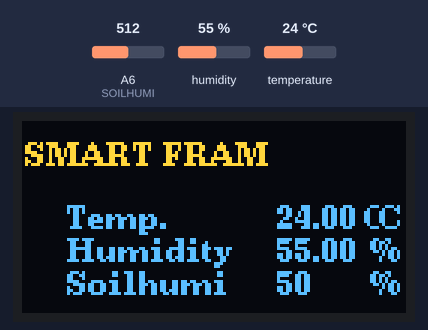
A sketch run on a simulated Arduino Nano, built with avr-gcc and run on an emulated ATmega328P. On the bench: 128×64 one-colour display. The test bench sets the inputs (shaded band); at power-on: humidity 55 %, A6 (SOILHUMI) = 512, temperature 24 °C. The OLED is the two-colour kind (top 16 rows yellow).

Above: at 6.9 s.
7.0 s: humidity set to 22 %
At 10.3 s:
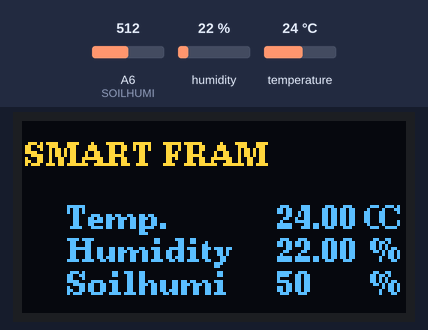
11.6 s: A6 (SOILHUMI) set to 716
At 13.4 s:
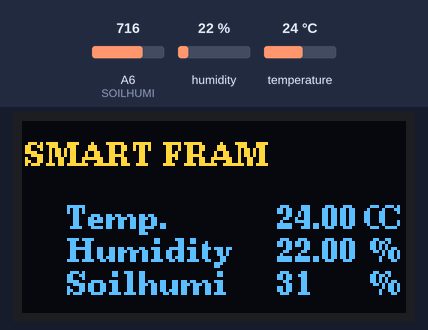
16.2 s: temperature set to 12 °C
At 19.7 s:
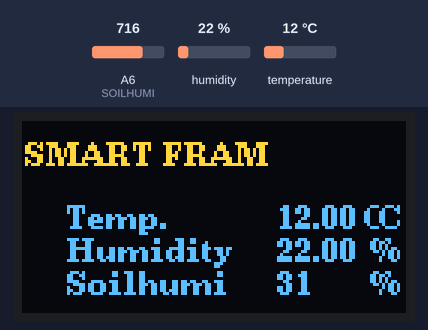
20.8 s: A6 (SOILHUMI) set to 900
At 22.8 s:
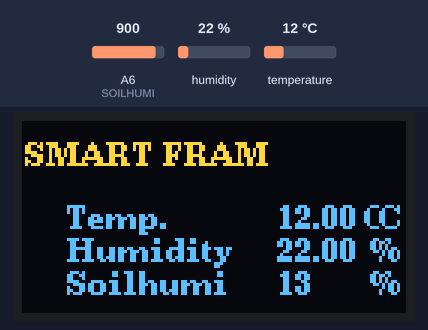
25.4 s: humidity set to 40 %
At 29.0 s:
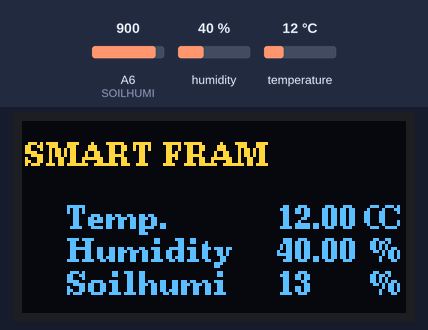
30.0 s: A6 (SOILHUMI) set to 1023
At 32.1 s:
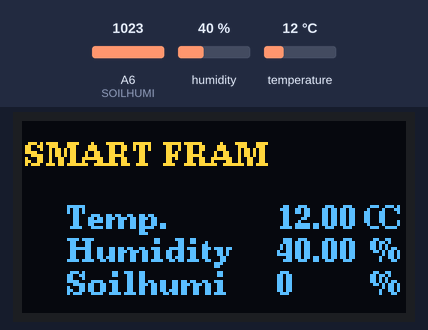
Timing chart, 0 to 33.6 s (numbered marks = the images above; inputs shaded):
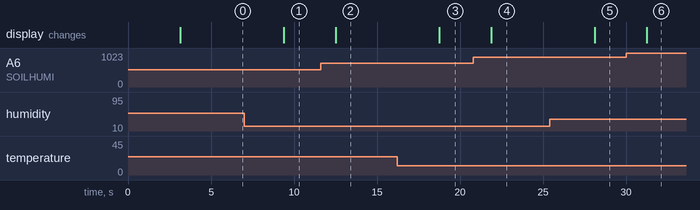

Measured:
- after the input at 7.0 s, the display: changes after 2.4 s (image 1)
- after the input at 11.6 s, the display: changes after 0.91 s (image 2)
- after the input at 16.2 s, the display: changes after 2.6 s (image 3)
- after the input at 20.8 s, the display: changes after 1.1 s (image 4)
- after the input at 25.4 s, the display: changes after 2.7 s (image 5)
- after the input at 30.0 s, the display: changes after 1.2 s (image 6)

The sketch:

Exercise1.ino
```cpp
#include <U8g2lib.h>
#include "DHT.h"
U8G2_SH1106_128X64_NONAME_F_HW_I2C u8g2(U8G2_R0, /* reset=*/ U8X8_PIN_NONE);

#define DHTPIN A1
#define DHTTYPE DHT22
#define SOILHUMI A6

DHT dht(DHTPIN, DHTTYPE);

uint32_t DataCaptureDelay = 3000; //ms (3초마다 데이터 측정)
uint32_t StartTime = 0; //Start Time

float Temp;
float Humi;
int Soilhumi = 0;

void setup() {
  dht.begin();
  u8g2.begin();
  Serial.begin(9600);
  pinMode(SOILHUMI, INPUT);
  StartTime = millis();
}

void loop() {
  if ((millis() - StartTime) > DataCaptureDelay) { //3초 간격으로 실행
    Humi = dht.readHumidity();
    Temp = dht.readTemperature();
    Soilhumi = map(analogRead(SOILHUMI), 0, 1023, 100, 0);

     //Check if any reads failed and exit early (to try again)
    if (isnan(Humi) || isnan(Temp)) {
      Serial.println(F("Failed to read from DHT sensor!"));
      return;
    }
    OLEDdraw(); //OLED에 데이터 출력
    StartTime = millis();
  }
}

void OLEDdraw() {
  u8g2.clearBuffer();

  u8g2.setFont(u8g2_font_ncenB08_te);
  u8g2.drawStr(1,15,"SMART FRAM");

  u8g2.drawStr(15,36,"Temp.");
  u8g2.setCursor(85,36);
  u8g2.print(Temp);
  u8g2.drawStr(114,36,"\xbO");
  u8g2.drawStr(119,36,"C");

  u8g2.drawStr(15,47,"Humidity");
  u8g2.setCursor(85,47);
  u8g2.print(Humi);
  u8g2.drawStr(116,47,"%");

  u8g2.drawStr(15,58,"Soilhumi");
  u8g2.setCursor(85,58);
  u8g2.print(Soilhumi);
  u8g2.drawStr(116,58,"%");


  u8g2.sendBuffer();
}
```
